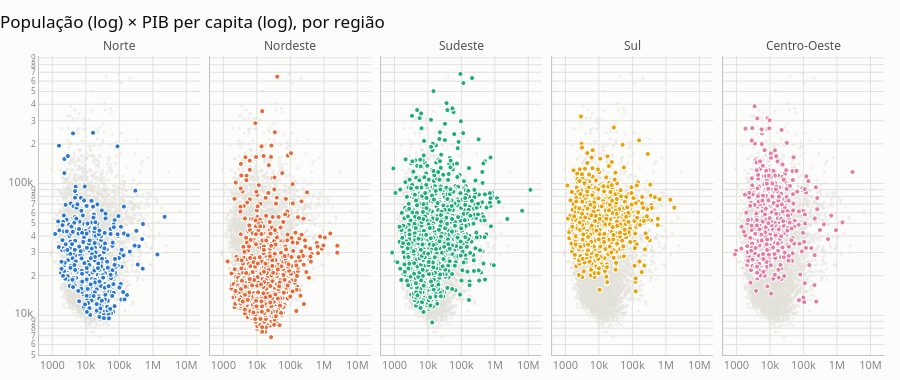

Here is the notebook cell this chart was saved with:
### Markdown cell above
## Riqueza x tamanho dos municípios

### Code cell
charts.dispersao_facetada(
    painel.dropna(subset=["pib_per_capita", "populacao_atual"]),
    x="populacao_atual", y="pib_per_capita",
    titulo="População (log) × PIB per capita (log), por região")

### Figure 1 — Plotly figure (JSON) as saved in the notebook; plotly's stock layout.template omitted (floating-point values rounded to 4 significant figures; data arrays with more than 128 entries replaced by an {"elided": "..."} marker saying what was removed)
{"data": [{"hoverinfo": "skip", "marker": {"color": "#e1e0d9", "opacity": 0.5, "size": 3}, "mode": "markers", "showlegend": false, "type": "scattergl", "x": {"elided": "5570 float values"}, "xaxis": "x", "y": {"elided": "5570 float values"}, "yaxis": "y"}, {"hovertemplate": "<b>%{text}</b><br>populacao_atual: %{x:,.1f}<br>pib_per_capita: %{y:,.1f}<extra></extra>", "marker": {"color": "#2a78d6", "line": {"color": "#fcfcfb", "width": 1}, "size": 5}, "mode": "markers", "name": "Norte", "showlegend": false, "text": {"elided": "450 str values"}, "type": "scattergl", "x": {"elided": "450 float values"}, "xaxis": "x", "y": {"elided": "450 float values"}, "yaxis": "y"}, {"hoverinfo": "skip", "marker": {"color": "#e1e0d9", "opacity": 0.5, "size": 3}, "mode": "markers", "showlegend": false, "type": "scattergl", "x": {"elided": "5570 float values"}, "xaxis": "x2", "y": {"elided": "5570 float values"}, "yaxis": "y2"}, {"hovertemplate": "<b>%{text}</b><br>populacao_atual: %{x:,.1f}<br>pib_per_capita: %{y:,.1f}<extra></extra>", "marker": {"color": "#eb6834", "line": {"color": "#fcfcfb", "width": 1}, "size": 5}, "mode": "markers", "name": "Nordeste", "showlegend": false, "text": {"elided": "1794 str values"}, "type": "scattergl", "x": {"elided": "1794 float values"}, "xaxis": "x2", "y": {"elided": "1794 float values"}, "yaxis": "y2"}, {"hoverinfo": "skip", "marker": {"color": "#e1e0d9", "opacity": 0.5, "size": 3}, "mode": "markers", "showlegend": false, "type": "scattergl", "x": {"elided": "5570 float values"}, "xaxis": "x3", "y": {"elided": "5570 float values"}, "yaxis": "y3"}, {"hovertemplate": "<b>%{text}</b><br>populacao_atual: %{x:,.1f}<br>pib_per_capita: %{y:,.1f}<extra></extra>", "marker": {"color": "#1baf7a", "line": {"color": "#fcfcfb", "width": 1}, "size": 5}, "mode": "markers", "name": "Sudeste", "showlegend": false, "text": {"elided": "1668 str values"}, "type": "scattergl", "x": {"elided": "1668 float values"}, "xaxis": "x3", "y": {"elided": "1668 float values"}, "yaxis": "y3"}, {"hoverinfo": "skip", "marker": {"color": "#e1e0d9", "opacity": 0.5, "size": 3}, "mode": "markers", "showlegend": false, "type": "scattergl", "x": {"elided": "5570 float values"}, "xaxis": "x4", "y": {"elided": "5570 float values"}, "yaxis": "y4"}, {"hovertemplate": "<b>%{text}</b><br>populacao_atual: %{x:,.1f}<br>pib_per_capita: %{y:,.1f}<extra></extra>", "marker": {"color": "#eda100", "line": {"color": "#fcfcfb", "width": 1}, "size": 5}, "mode": "markers", "name": "Sul", "showlegend": false, "text": {"elided": "1191 str values"}, "type": "scattergl", "x": {"elided": "1191 float values"}, "xaxis": "x4", "y": {"elided": "1191 float values"}, "yaxis": "y4"}, {"hoverinfo": "skip", "marker": {"color": "#e1e0d9", "opacity": 0.5, "size": 3}, "mode": "markers", "showlegend": false, "type": "scattergl", "x": {"elided": "5570 float values"}, "xaxis": "x5", "y": {"elided": "5570 float values"}, "yaxis": "y5"}, {"hovertemplate": "<b>%{text}</b><br>populacao_atual: %{x:,.1f}<br>pib_per_capita: %{y:,.1f}<extra></extra>", "marker": {"color": "#e87ba4", "line": {"color": "#fcfcfb", "width": 1}, "size": 5}, "mode": "markers", "name": "Centro-Oeste", "showlegend": false, "text": {"elided": "467 str values"}, "type": "scattergl", "x": {"elided": "467 float values"}, "xaxis": "x5", "y": {"elided": "467 float values"}, "yaxis": "y5"}], "layout": {"annotations": [{"font": {"color": "#52514e", "size": 12}, "showarrow": false, "text": "Norte", "x": 0.0952, "xanchor": "center", "xref": "paper", "y": 1, "yanchor": "bottom", "yref": "paper"}, {"font": {"color": "#52514e", "size": 12}, "showarrow": false, "text": "Nordeste", "x": 0.2976, "xanchor": "center", "xref": "paper", "y": 1, "yanchor": "bottom", "yref": "paper"}, {"font": {"color": "#52514e", "size": 12}, "showarrow": false, "text": "Sudeste", "x": 0.5, "xanchor": "center", "xref": "paper", "y": 1, "yanchor": "bottom", "yref": "paper"}, {"font": {"color": "#52514e", "size": 12}, "showarrow": false, "text": "Sul", "x": 0.7024, "xanchor": "center", "xref": "paper", "y": 1, "yanchor": "bottom", "yref": "paper"}, {"font": {"color": "#52514e", "size": 12}, "showarrow": false, "text": "Centro-Oeste", "x": 0.9048, "xanchor": "center", "xref": "paper", "y": 1, "yanchor": "bottom", "yref": "paper"}], "colorway": ["#2a78d6", "#eb6834", "#1baf7a", "#eda100", "#e87ba4", "#008300", "#4a3aa7", "#e34948"], "font": {"color": "#52514e", "family": "system-ui, -apple-system, \"Segoe UI\", sans-serif", "size": 13}, "height": 380, "hoverlabel": {"bordercolor": "#c3c2b7", "font": {"family": "system-ui, -apple-system, \"Segoe UI\", sans-serif", "size": 12}}, "legend": {"bgcolor": "rgba(0,0,0,0)", "font": {"color": "#52514e", "size": 12}, "orientation": "h", "x": 0, "y": 1, "yanchor": "bottom"}, "margin": {"b": 8, "l": 8, "r": 16, "t": 56}, "paper_bgcolor": "#fcfcfb", "plot_bgcolor": "#fcfcfb", "showlegend": false, "title": {"font": {"color": "#0b0b0b", "family": "system-ui, -apple-system, \"Segoe UI\", sans-serif", "size": 17}, "text": "População (log) × PIB per capita (log), por região", "x": 0, "xanchor": "left"}, "xaxis": {"anchor": "y", "domain": [0, 0.1904], "gridcolor": "#e1e0d9", "linecolor": "#c3c2b7", "tickfont": {"color": "#898781", "size": 11}, "type": "log"}, "xaxis2": {"anchor": "y2", "domain": [0.2024, 0.3928], "gridcolor": "#e1e0d9", "linecolor": "#c3c2b7", "tickfont": {"color": "#898781", "size": 11}, "type": "log"}, "xaxis3": {"anchor": "y3", "domain": [0.4048, 0.5952], "gridcolor": "#e1e0d9", "linecolor": "#c3c2b7", "tickfont": {"color": "#898781", "size": 11}, "type": "log"}, "xaxis4": {"anchor": "y4", "domain": [0.6072, 0.7976], "gridcolor": "#e1e0d9", "linecolor": "#c3c2b7", "tickfont": {"color": "#898781", "size": 11}, "type": "log"}, "xaxis5": {"anchor": "y5", "domain": [0.8096, 1], "gridcolor": "#e1e0d9", "linecolor": "#c3c2b7", "tickfont": {"color": "#898781", "size": 11}, "type": "log"}, "yaxis": {"anchor": "x", "domain": [0, 1], "gridcolor": "#e1e0d9", "linecolor": "#c3c2b7", "tickfont": {"color": "#898781", "size": 11}, "type": "log"}, "yaxis2": {"anchor": "x2", "domain": [0, 1], "gridcolor": "#e1e0d9", "linecolor": "#c3c2b7", "matches": "y", "showticklabels": false, "tickfont": {"color": "#898781", "size": 11}, "type": "log"}, "yaxis3": {"anchor": "x3", "domain": [0, 1], "gridcolor": "#e1e0d9", "linecolor": "#c3c2b7", "matches": "y", "showticklabels": false, "tickfont": {"color": "#898781", "size": 11}, "type": "log"}, "yaxis4": {"anchor": "x4", "domain": [0, 1], "gridcolor": "#e1e0d9", "linecolor": "#c3c2b7", "matches": "y", "showticklabels": false, "tickfont": {"color": "#898781", "size": 11}, "type": "log"}, "yaxis5": {"anchor": "x5", "domain": [0, 1], "gridcolor": "#e1e0d9", "linecolor": "#c3c2b7", "matches": "y", "showticklabels": false, "tickfont": {"color": "#898781", "size": 11}, "type": "log"}}}
